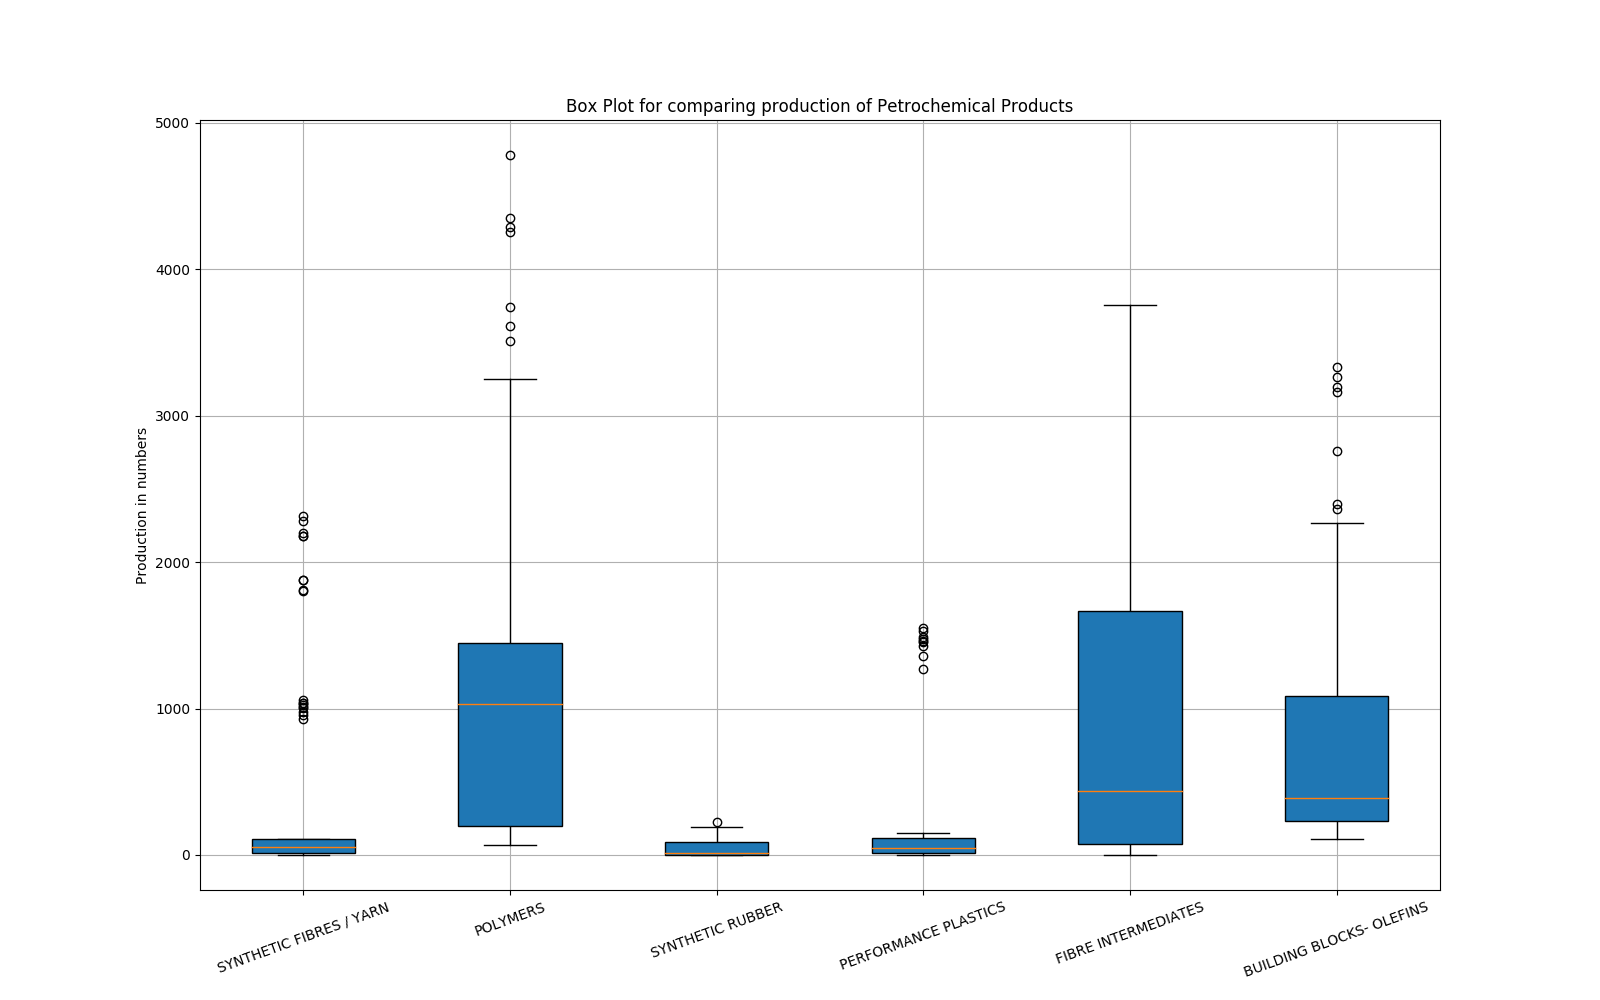

This figure's Python source:
#!/usr/bin/env python3
# -*- coding: utf-8 -*-
"""
Created on Sat Oct 12 01:55:58 2019

@author: raghav
"""


import pandas as pd 
import matplotlib.pyplot as plt


data = pd.read_csv("4.csv") 

product_list = ["SYNTHETIC FIBRES / YARN", "POLYMERS", 
                "SYNTHETIC RUBBER", "PERFORMANCE PLASTICS", 
                "FIBRE INTERMEDIATES","BUILDING BLOCKS- OLEFINS"]
    
    
fig = plt.figure(figsize=(16,10))
data1 = (data.iloc[0:9,3:]).values
data2 = (data.iloc[10:17,3:]).values
data3 = (data.iloc[17:21,3:]).values
data4 = (data.iloc[23:29,3:]).values
data5 = (data.iloc[30:34,3:]).values
data6 = (data.iloc[36:42,3:]).values


plt.boxplot([data1, data2, data3,data4,data5,data6], labels = product_list,patch_artist=True,vert=True)
plt.xticks(rotation=20)

plt.title('Box Plot for comparing production of Petrochemical Products')

plt.ylabel('Production in numbers')
plt.grid()
plt.savefig("box_plot.png")
plt.show()

